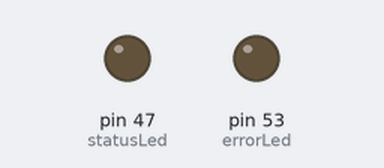
The sketch below on a simulated Arduino Mega 2560, built with avr-gcc and run on an emulated ATmega2560. Parts: output pins drawn as LEDs (lit = HIGH). What the sketch prints to the serial monitor is not drawn.

Above: at 14.6 s.
At 17.3 s:
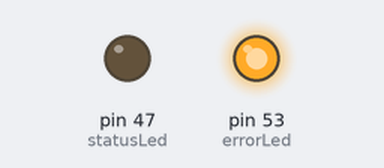
Timing chart, 0 to 20.2 s (numbered marks = the images above):
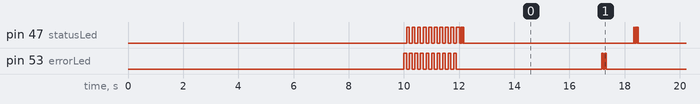

Measured:
- by itself, pin 47 (statusLed): HIGH → LOW at 10.2 s, → HIGH 0.10 s later, → LOW 0.10 s later, → HIGH 0.10 s later, … (169 changes in this stretch)
- by itself, pin 53 (errorLed): HIGH → LOW at 10.1 s, → HIGH 0.10 s later, → LOW 0.10 s later, → HIGH 0.10 s later, … (91 changes in this stretch)
- by itself, everything shown: repeats every 6.3 s, in 6 steps

The sketch:

charSender.ino
```cpp
// Test code for CSS 427 Final Project, based on Andrew Rapp example code.
// John Walter
// Thomas Dye
// Sender codebase for controller

#include <XBee.h>

// Payload
uint8_t payload[] = { 0, 0 };
bool outputHello;

// Initialize radio object
XBee xbee = XBee();

// 64-bit addressing: This is the SH + SL address of remote XBee
XBeeAddress64 addr64 = XBeeAddress64(0x0013A200, 0x40E3CD0F);
Tx64Request tx = Tx64Request(addr64, payload, sizeof(payload));
TxStatusResponse txStatus = TxStatusResponse();

// LED pin assignments
int statusLed = 47;
int errorLed = 53;

char output = '0';

// Setup
void setup()
{
    outputHello = true;

    // Prepare diagnostic leds
    pinMode(statusLed, OUTPUT);
    pinMode(errorLed, OUTPUT);

    // Prepare serial connections
    Serial.begin(9600);
    xbee.setSerial(Serial);

    // Allow radio to fully boot and establish connection to remote
    delay(10000);

    // Check LEDs
    for (int i = 0; i < 10; i++)
    {
        flashLed(errorLed, 1, 100);
        flashLed(statusLed, 1, 100);
    }
}

// Loop
void loop()
{
    //initBuffer();

    pack();
    //Tx64Request zbtx = Tx64Request(addr64, (uint8_t *)buffer, strlen(buffer));
    xbee.send(tx);

    // flash TX indicator for each byte in payload
    flashLed(statusLed, 4, 25);

    // after sending a tx request, we expect a status response
    // wait up to 5 seconds for the status response
    if (xbee.readPacket(5000))
    {
        // got a response!

        // should be a znet tx status
        if (xbee.getResponse().getApiId() == TX_STATUS_RESPONSE)
        {
            xbee.getResponse().getTxStatusResponse(txStatus);

            // get the delivery status, the fifth byte
            if (txStatus.getStatus() == SUCCESS)
            {
                // success.
                flashLed(statusLed, 1, 100);
            }
            else
            {
                // the remote XBee did not receive our packet. is it powered on?
                flashLed(errorLed, 3, 500);
            }
        }
    }
    else if (xbee.getResponse().isError())
    {
        //nss.print("Error reading packet.  Error code: ");
        //nss.println(xbee.getResponse().getErrorCode());
        flashLed(errorLed, 3, 100);
    }
    else
    {
        // local XBee did not provide a timely TX Status Response.  Radio is not configured properly or connected
        flashLed(errorLed, 2, 50);
    }

    delay(1000);
}

// Flash LED
void flashLed(int pin, int times, int wait)
{
    for (int i = 0; i < times; i++)
    {
        digitalWrite(pin, HIGH);
        delay(wait);
        digitalWrite(pin, LOW);

        if (i + 1 < times)
        {
            delay(wait);
        }
    }
}

void packHello()
{
    payload[0] = 'h' & 0xff;
    payload[1] = 'e' & 0xff;
    payload[2] = 'l' & 0xff;
    payload[3] = 'l' & 0xff;
    payload[4] = 'o' & 0xff;
}

void packGoodbye()
{
    payload[0] = 'g' & 0xff;
    payload[1] = 'o' & 0xff;
    payload[2] = 'o' & 0xff;
    payload[3] = 'd' & 0xff;
    payload[4] = 'b' & 0xff;
    payload[5] = 'y' & 0xff;
    payload[6] = 'e' & 0xff;
}

void pack()
{
    if (outputHello)
    {
        //packHello();
        output = 'h';
    }
    else
    {
        //packGoodbye();
        output = 'g';
    }

    payload[0] = output & 0xff;
    payload[1] = output >> 8 & 0xff;
    outputHello = !outputHello;
}

void initBuffer()
{
    for (int i = 0; i < 100; i++)
    {
        payload[i] = 0;
    }
}
```
